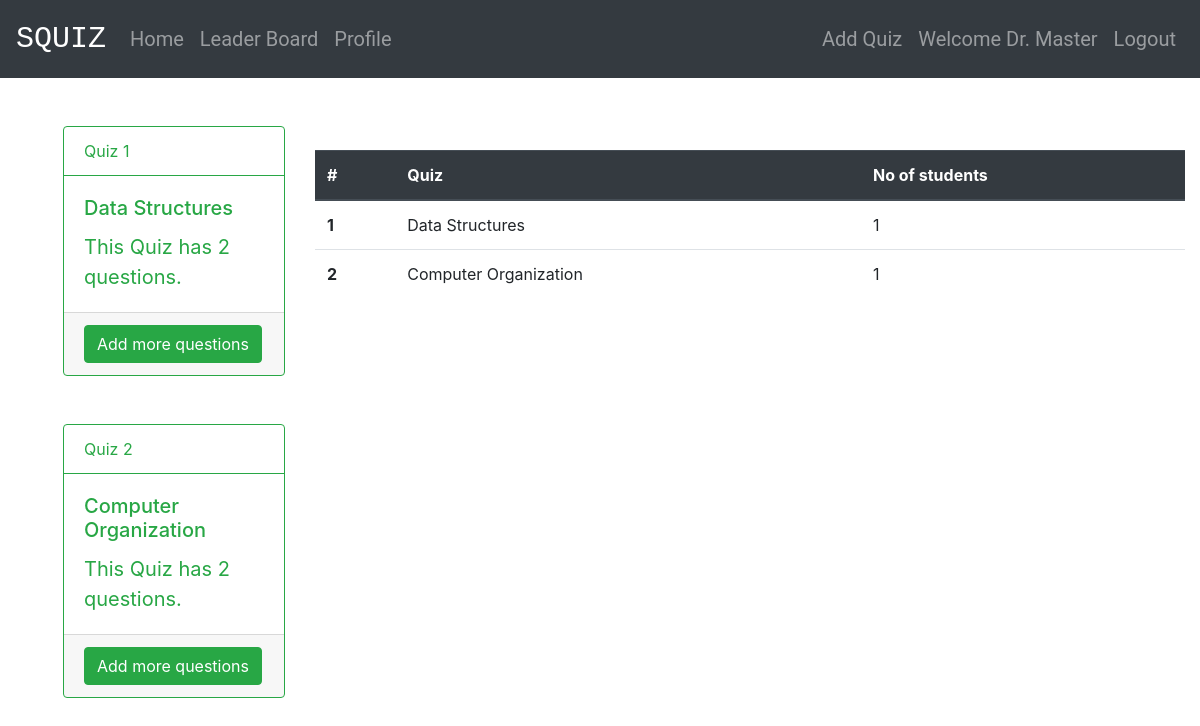
The page / (signed in) on the database its author committed.
### quiz/models.py (models this page shows, shortened)
class Test(models.Model):
    quiz_title = models.CharField(max_length=100)
    student = models.ManyToManyField(Profile, related_name='student')
    teacher = models.ForeignKey(Profile, on_delete=models.CASCADE, related_name='teacher')

### Users/views.py (the view)
# urls.py: path('', views.home, name="home")
def home(request):
    if request.user.is_authenticated:
        all_quiz = Test.objects.all()
        if request.user.profile.role == "Teacher":
            quiz_by_teacher = Test.objects.filter(teacher=request.user.profile)
            return render(request, 'Users/home.html', {'all_quiz': all_quiz, 'quiz_by_teacher': quiz_by_teacher})
        else:
            return render(request, 'Users/home.html', {'all_quiz': all_quiz})
    return render(request, 'Users/home.html', {})

### Users/templates/Users/home.html (shortened to what this page needs)
{% extends 'Users/base.html' %}
{% block body_content %}
    {% include 'Users/navbar.html' %}
    {% if request.user.is_authenticated %}
        {% if request.user.profile.role == "Student" %}
            {% if all_quiz %}
                <div class="card border-success mb-3 mt-5 ml-5" style="max-width: 18rem;">
                    {% for quiz in all_quiz %}
                        <div class="card-header bg-transparent border-success text-success">Quiz {{ forloop.counter }}</div>
                        <div class="card-body text-success">
                            <h5 class="card-title">{{ quiz.quiz_title }}</h5>
                            <p class="card-text">This Quiz has {{ quiz.question_set.count }} questions.</p>
                        </div>
                        <div class="btn btn-success"><a href="{% url 'quiz' quiz.pk quiz.question_set.first.pk %}" class="card-link text-white"> Start Quiz</a></div>
                    {% endfor %}
                </div>
            {% else %}
                <div class="container">
                    <div class="card-columns mt-5">
                        <div class="col ml-lg-5">
                            <div class="card text-white bg-dark text-center" style="margin: auto; max-width: 20rem">
                                <div class="card-body">
                                    There are no quiz!!
                                </div>
                            </div>
                        </div>
                    </div>
                </div>
            {% endif %}
        {% elif request.user.profile.role == "Teacher" %}
            {% if not request.user.is_staff %}
                <div class="container">
                    <div class="card-columns mt-5">
                    <div class="col ml-lg-5">
                        <div class="card text-white bg-dark text-center" style="max-width: 18rem">
                            <div class="card-body">
                                You are Teacher and are yet to be verified. Contact Admin.
                            </div>
                        </div>
                    </div>
                        </div>
                </div>
            {% else %}
                {% if quiz_by_teacher %}
                    <div class="container-fluid">
                        <div class="row">
                            <div class="col-md-3">
                                {% for quiz in quiz_by_teacher %}
                                    <div class="card border-success mb-3 mt-5 ml-5" style="max-width: 18rem;">
                                    <div class="card-header bg-transparent border-success text-success">Quiz {{ forloop.counter }}</div>
                                    <div class="card-body text-success">
                                        <h5 class="card-title">{{ quiz.quiz_title }}</h5>
                                        <p class="card-text">This Quiz has {{ quiz.question_set.count }} questions.</p>
                                    </div>
                                    <div class="card-footer"><a href="{% url 'add_question' request.user quiz.pk %}" class="btn btn-success">Add more questions </a> </div>
                                    </div>
                                {% endfor %}
                            </div>
                            <div class="col-md-9 mt-5">
                                    <br>
                                    <table class="table">
                                      <thead class="thead-dark">
                                        <tr>
                                          <th scope="col">#</th>
                                          <th scope="col">Quiz</th>
                                          <th scope="col">No of students</th>
                                        </tr>
                                      </thead>
                                      <tbody>
                                      {% for quiz in quiz_by_teacher %}
                                        <tr>
                                          <th scope="row">{{ forloop.counter }}</th>
                                          <td>{{ quiz.quiz_title }}</td>
                                          <td>{{ quiz.student.count }}</td>
                                        </tr>
                                      {% endfor %}
                                      </tbody>
                                    </table>
                            </div>
                        </div>
                    </div>
                {% endif %}
            {% endif %}
        {% endif %}
    {% endif %}
{% endblock body_content%}

### Users/templates/Users/navbar.html (shortened to what this page needs)
{% load staticfiles %}
<link type="text/css" href="{% static 'Users/css/main.css' %}" rel="stylesheet">
<nav class="navbar navbar-expand-sm bg-dark navbar-dark">
   <a class="navbar-brand" href="{% url 'Users:home' %}">SQUIZ
  </a>
    <div class="collapse navbar-collapse" id="collapsibleNavbar">
        <ul class="navbar-nav mr-auto">
          <li class="nav-item">
            <a class="nav-link" href="{% url 'Users:home' %}">Home</a>
          </li>
          <li class="nav-item">
            <a class="nav-link" href="{% url 'Users:leaderboard' 1 %}">Leader Board</a>
          </li>
          <li class="nav-item">
            <a class="nav-link" href="{% url 'Users:profile_info' %}">Profile</a>
          </li>
        </ul>
        <ul class="navbar-nav ml-auto">
                {% if request.user.is_authenticated %}
                    {% if request.user.profile.role == "Teacher" and request.user.is_staff %}
                        <li class="nav-item navbar-text">
                            <a class="nav-link" href = "{% url 'add_quiz' request.user %}">Add Quiz</a>
                        </li>
                    {% endif %}
                    <li class="nav-item navbar-text">
                    <a class="nav-link" href = "{% url 'Users:profile_info' %}">Welcome {{ user.first_name }}</a>
                    </li>
                    <li class="nav-item navbar-text">
                    <a class="nav-link" href = "{% url 'Users:logout' %}">Logout</a>
                    </li>
                {% else %}
                    <li class="nav-item navbar-text">
                    <a class="nav-link" href="{% url 'Users:signin' %}">Login</a>
                    </li>
                {% endif %}
        </ul>
    </div>
</nav>

### Users/static/Users/css/main.css (style rules this page uses)
.navbar-brand { font-size: 30px; font-family: "Bitstream Vera Sans Mono", Monaco, "Courier New", Courier, monospace; }
.nav-item { font-size: 20px; font-family: "Roboto", "Lucida Grande", "DejaVu Sans", "Bitstream Vera Sans", Verdana, Arial, sans-serif; }
.card-body { font-size: 20px; }

### rows shown on the page
Test: quiz_title "Data Structures", question_set.count "2", student.count "1"
Test: quiz_title "Computer Organization", question_set.count "2", student.count "1"

### other values the page prints
{{ user.first_name }} "Dr. Master"
